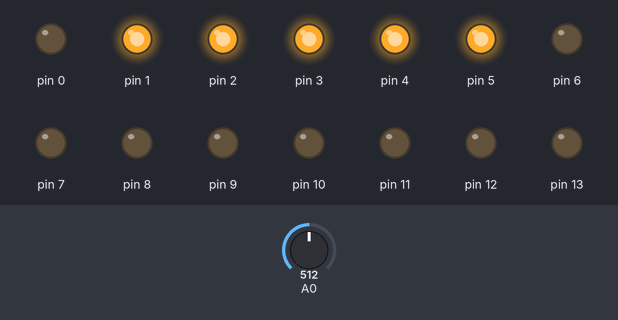
A sketch run on a simulated Arduino Uno, built with avr-gcc and run on an emulated ATmega328P. Shown: output pins drawn as LEDs (lit = HIGH). The inputs (shaded band) are chosen by the test bench; at power-on: A0 = 512.

Above: at 1.2 s.
1.3 s: A0 set to 545
2.8 s: A0 set to 575
At 3.8 s:
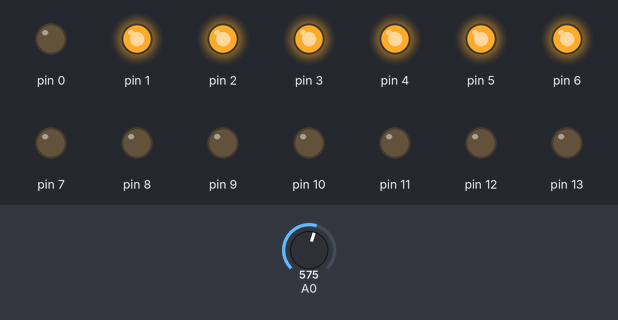
4.3 s: A0 set to 716
At 5.0 s:
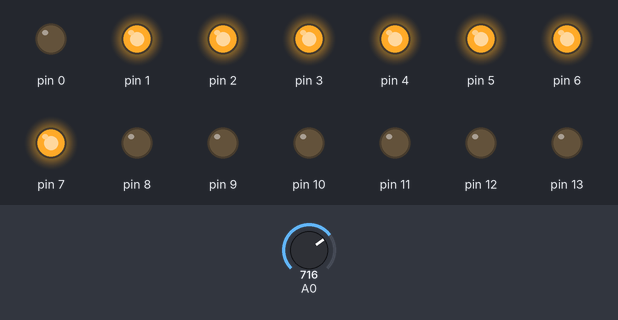
5.8 s: A0 set to 735
7.3 s: A0 set to 754
At 8.5 s:
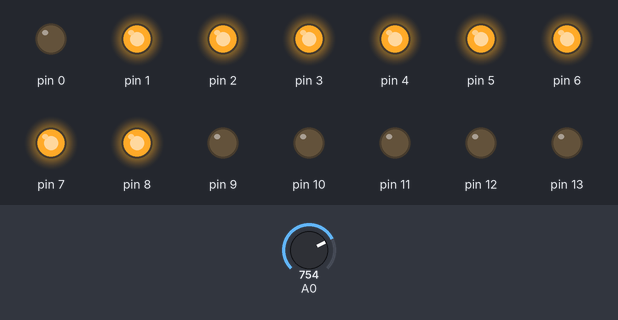
8.8 s: A0 set to 511
At 9.9 s:
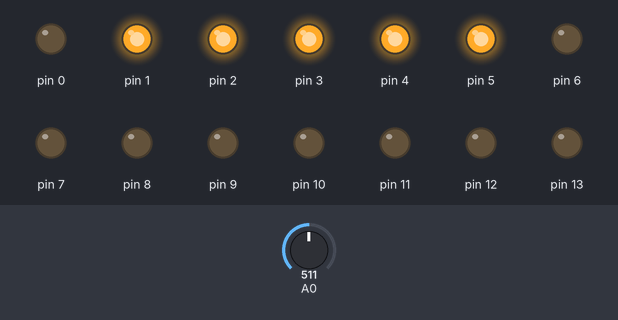
Timing chart, 0 to 11.3 s (numbered marks = the images above; inputs shaded):
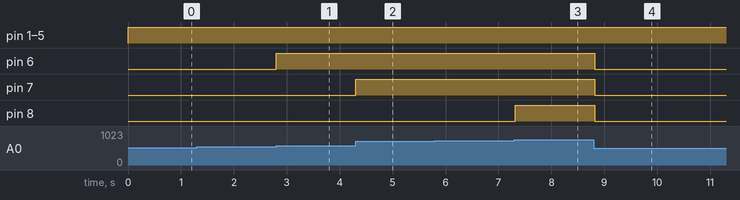

The sketch:

C3_1a.ino
```cpp
int i;

void setup()			// początkowa konfiguracja – część przygotowująca
{				// układ do działania
  for (i=0; i<14; i++)		// w pętli ustawiamy piny jako wyjścia i ustawiamy stan niski
  pinMode(i, OUTPUT);
  digitalWrite(i,LOW);
}
void loop()			// główna pętla
{				// tworzymy zmienną j i przypisujemy
 int j=analogRead(0)/93;	// jej wartość odczytaną z wej. analogowego
 for (int x=1;x<=10;x++)	// w pętli zapalamy i gasimy diody
 if (x <= j)			// funkcja warunkowa
 {
 digitalWrite(x,HIGH);		// ustaw stan wysoki
 }
 else
{
 digitalWrite(x,LOW);		// ustaw stan niski
}
delay(100);			// czekaj wyznaczony czas
}
```

Measured:
- the behaviour switches between 557 and 558 on A0 (found by bisection; images 0 and 1)
- the behaviour switches between 743 and 744 on A0 (found by bisection; images 2 and 3)
- after the input at 1.3 s, every drawn part: stays the same
- after the input at 2.8 s, pin 6: LOW → HIGH at once
- after the input at 4.3 s, pin 7: LOW → HIGH at once
- after the input at 5.8 s, every drawn part: stays the same
- after the input at 7.3 s, pin 8: LOW → HIGH at once
- after the input at 8.8 s, pin 6–8: HIGH → LOW at once
